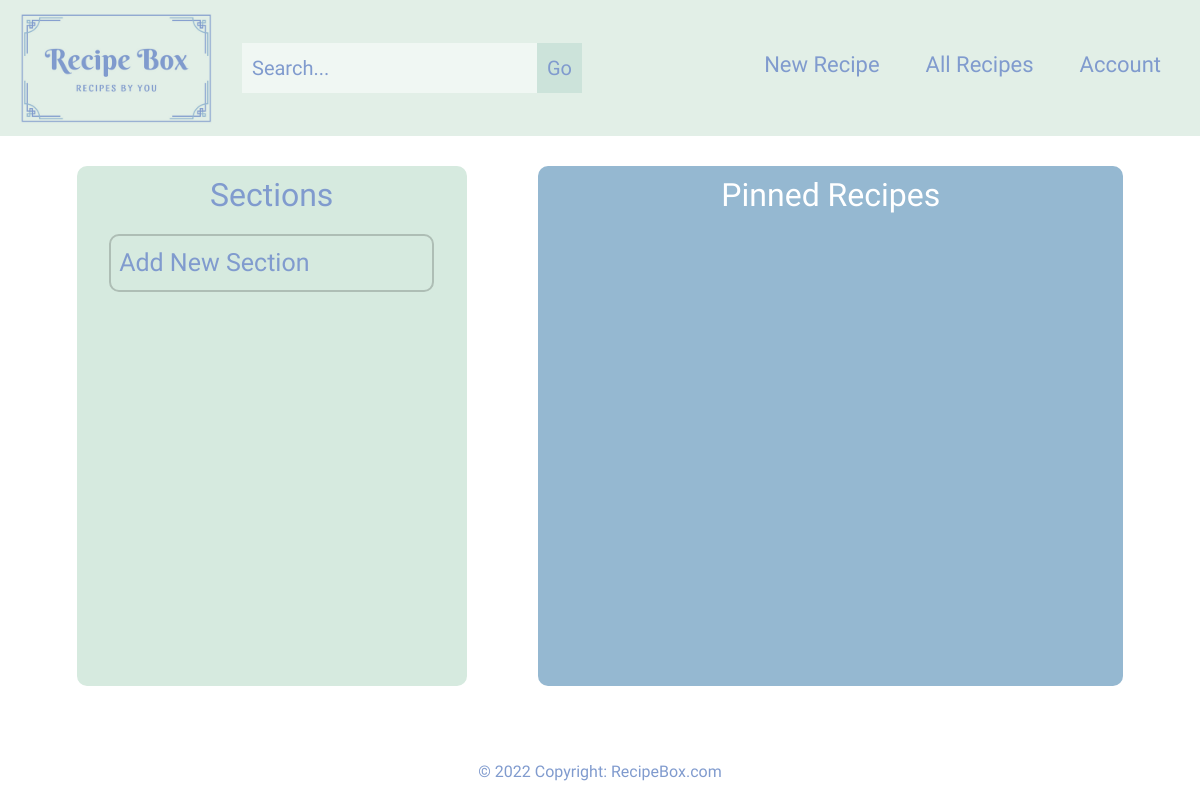
The app's page / (signed in), older data.
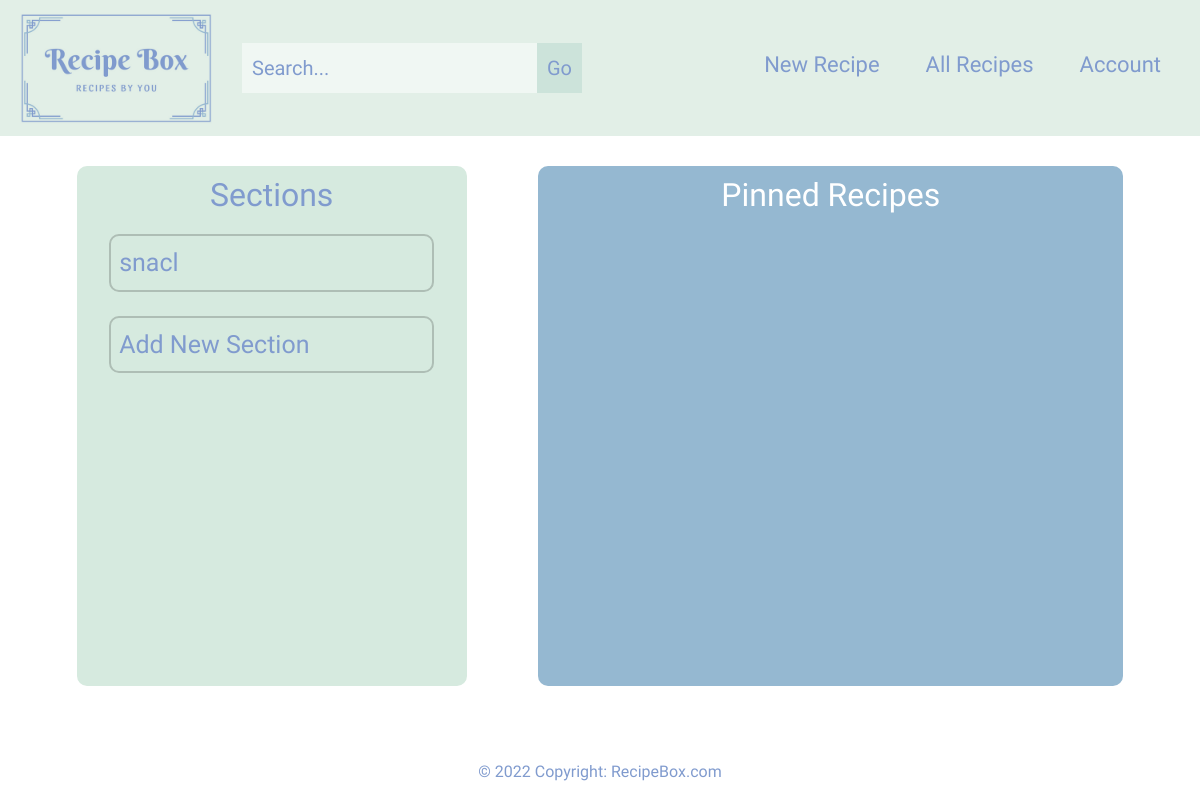
The same page, newer data.
### base/models.py (models this page shows, shortened)
class Section(models.Model):
    user = models.ForeignKey(settings.AUTH_USER_MODEL, on_delete=models.CASCADE)
    name = models.CharField(max_length=120)
    slug = models.SlugField(unique=True, blank=True, null=True)
    description = models.TextField(null=True, blank=True)
    order_index = models.PositiveIntegerField(null=True, blank=True)
    color = models.CharField(max_length = 16, default="#ffffff")
    class Meta:
        verbose_name = ('Section')
        verbose_name_plural = ('Sections')

### base/views.py (the view)
# urls.py: path("", views.home, name="home"),
@login_required(login_url="/login")
def home(request):
    section_qs = Section.objects.filter(user=request.user)
    pinned_qs = Recipe.objects.filter(Q(user=request.user) & Q(pinned=True))
    context = {
        "home_section_list": section_qs,
        "pinned_recipes_list": pinned_qs,
    }
    return render(request, "home.html", context)

### templates/home.html (shortened to what this page needs)
{% extends "base.html" %}
{% block page_content %}
<section id="home">
    <div class="container-fluid">
            <div class="row">
                <div class="col-sm-4 section-col">
                    <h2>Sections</h2>
                    <div class="row">
                        {% for x in home_section_list %}
                        <div class="col-sm-10 mini-section" id="section-block"><a class="col-link" href="/section/{{ x.slug }}">{{ x.name }}</a></div>
                        {% endfor %}
                        <div class="col-sm-10 mini-section"><a class="col-link" href="/section">Add New Section</a></div>
                    </div>
                </div>
                <div class="col-sm-6 pinned-col">
                    <h2>Pinned Recipes</h2>
                    </div>
                </div>
            </div>
        </div>
{% endblock %}

Row changes from the older to the newer data that the page shows:
added Section: name "snacl"
